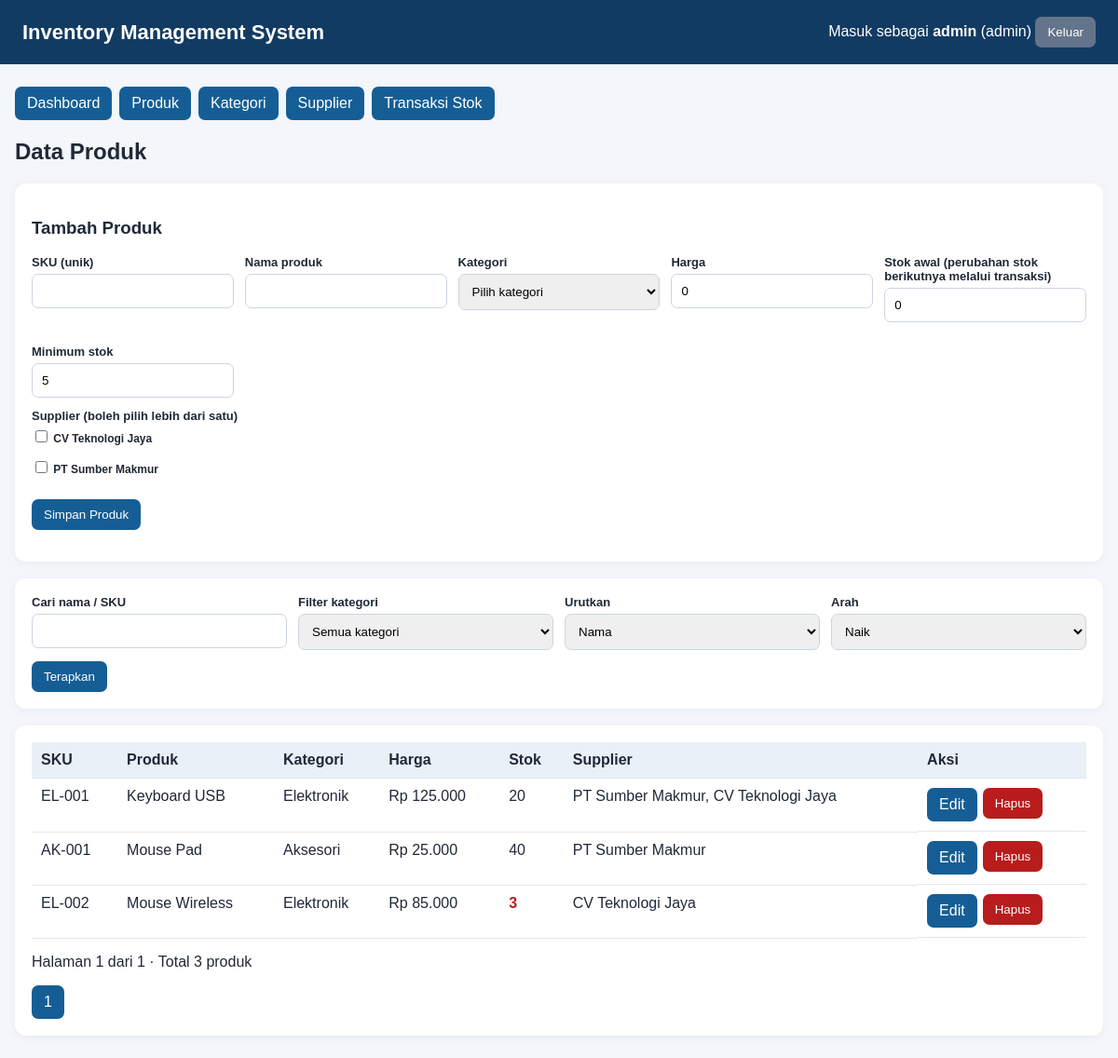
Screenshot of /?page=products (signed in) with the database file from the repository.
### tables this page shows
CREATE TABLE suppliers (
  id BIGINT UNSIGNED AUTO_INCREMENT PRIMARY KEY,
  name VARCHAR(150) NOT NULL,
  phone VARCHAR(30) NULL,
  email VARCHAR(150) NULL,
  address VARCHAR(255) NULL,
  created_at TIMESTAMP DEFAULT CURRENT_TIMESTAMP
);

CREATE TABLE products (
  id BIGINT UNSIGNED AUTO_INCREMENT PRIMARY KEY,
  category_id BIGINT UNSIGNED NOT NULL,
  sku VARCHAR(50) NOT NULL UNIQUE,
  name VARCHAR(150) NOT NULL,
  price DECIMAL(12,2) NOT NULL DEFAULT 0,
  stock INT UNSIGNED NOT NULL DEFAULT 0,
  minimum_stock INT UNSIGNED NOT NULL DEFAULT 5,
  created_at TIMESTAMP DEFAULT CURRENT_TIMESTAMP,
  updated_at TIMESTAMP DEFAULT CURRENT_TIMESTAMP ON UPDATE CURRENT_TIMESTAMP,
  CONSTRAINT fk_products_category FOREIGN KEY (category_id) REFERENCES categories(id)
    ON UPDATE CASCADE ON DELETE RESTRICT,
  CONSTRAINT chk_products_price CHECK (price >= 0)
);

CREATE TABLE categories (
  id BIGINT UNSIGNED AUTO_INCREMENT PRIMARY KEY,
  name VARCHAR(100) NOT NULL UNIQUE,
  description VARCHAR(255) NULL,
  created_at TIMESTAMP DEFAULT CURRENT_TIMESTAMP
);

### index.php (the view, shortened to what this page needs)
<?php
require __DIR__ . '/config.php';
function e(mixed $v): string { return htmlspecialchars((string)$v, ENT_QUOTES, 'UTF-8'); }
function csrf(): string {
    return '<input type="hidden" name="_csrf" value="'.e($_SESSION['_csrf']).'">';
}
function user(): ?array { return $_SESSION['user'] ?? null; }
$page = (string)($_GET['page'] ?? (user() ? 'dashboard' : 'login'));
function fetch_all(string $sql, array $params=[]): array { global $pdo; $s=$pdo->prepare($sql);$s->execute($params);return $s->fetchAll(); }
function fetch_one(string $sql,array $params=[]): ?array { $rows=fetch_all($sql,$params);return $rows[0]??null; }
$edit = null;
$suppliers=fetch_all('SELECT * FROM suppliers ORDER BY name');
?><!doctype html>
<html lang="id"><head><meta charset="utf-8"><meta name="viewport" content="width=device-width,initial-scale=1">
</head><body>
<div class="top"><h1>Inventory Management System</h1><div><?php if(user()): ?>Masuk sebagai <b><?=e(user()['username'])?></b> (<?=e(user()['role'])?>) <form class="inline" method="post"><?=csrf()?><input type="hidden" name="action" value="logout"><button class="btn secondary">Keluar</button></form><?php endif; ?></div></div>
<div class="wrap">
<?php if($page==='login'): ?>
<div class="panel login"><h2>Login</h2><p class="muted">Gunakan akun demo di bawah untuk mencoba aplikasi.</p><form method="post"><?=csrf()?><input type="hidden" name="action" value="login"><label>Username</label><input name="username" required autocomplete="username"><label>Password</label><input name="password" type="password" required autocomplete="current-password"><button class="btn">Masuk</button></form><p class="small">Admin: admin / password<br>Staff: staff / password</p></div>
<?php else: ?>
<div class="nav"><a href="?page=dashboard">Dashboard</a><a href="?page=products">Produk</a><a href="?page=categories">Kategori</a><a href="?page=suppliers">Supplier</a><a href="?page=stock">Transaksi Stok</a></div>
<?php if($page==='dashboard'):
$stats=fetch_one("SELECT COUNT(*) total_products, COALESCE(SUM(stock*price),0) inventory_value, SUM(stock<=minimum_stock) low_stock FROM products");
$mov=fetch_one("SELECT COALESCE(SUM(CASE WHEN type='IN' THEN quantity ELSE 0 END),0) total_in, COALESCE(SUM(CASE WHEN type='OUT' THEN quantity ELSE 0 END),0) total_out FROM stock_movements");
$low=fetch_all('SELECT sku,name,stock,minimum_stock FROM products WHERE stock<=minimum_stock ORDER BY stock ASC');
?>
<h2>Dashboard</h2><div class="stats"><div class="stat">Total Produk<strong><?=e($stats['total_products'])?></strong></div><div class="stat">Nilai Persediaan<strong>Rp <?=number_format((float)$stats['inventory_value'],0,',','.')?></strong></div><div class="stat">Produk Stok Rendah<strong><?=e($stats['low_stock']??0)?></strong></div><div class="stat">Barang Masuk / Keluar<strong><?=e($mov['total_in']??0)?> / <?=e($mov['total_out']??0)?></strong></div></div>
<div class="panel"><h3>Produk dengan Stok Rendah</h3><div class="tablewrap"><table><tr><th>SKU</th><th>Nama</th><th>Stok</th><th>Minimum</th></tr><?php foreach($low as $p):?><tr><td><?=e($p['sku'])?></td><td><?=e($p['name'])?></td><td class="low"><?=e($p['stock'])?></td><td><?=e($p['minimum_stock'])?></td></tr><?php endforeach;?></table></div></div>
<?php elseif($page==='products'):
$search=trim((string)($_GET['search']??''));$cat=(int)($_GET['category_id']??0);$sort=(string)($_GET['sort']??'name');$dir=strtolower((string)($_GET['direction']??'asc'))==='desc'?'DESC':'ASC';if(!in_array($sort,['name','sku','price','stock'],true))$sort='name';
$where=[];$params=[];if($search!==''){$where[]='(p.name LIKE ? OR p.sku LIKE ?)';$params[]='%'.$search.'%';$params[]='%'.$search.'%';}if($cat>0){$where[]='p.category_id=?';$params[]=$cat;}$w=$where?'WHERE '.implode(' AND ',$where):'';
$total=(int)fetch_one("SELECT COUNT(*) n FROM products p $w",$params)['n'];$perPage=10;$pages=max(1,(int)ceil($total/$perPage));$cur=max(1,min($pages,(int)($_GET['p']??1)));$offset=($cur-1)*$perPage;
$products=fetch_all("SELECT p.*,c.name category_name FROM products p JOIN categories c ON c.id=p.category_id $w ORDER BY p.$sort $dir LIMIT $perPage OFFSET $offset",$params);
?>
<h2>Data Produk</h2><?php if(user()['role']==='admin'):?><div class="panel"><h3><?= $edit?'Edit':'Tambah' ?> Produk</h3><form method="post"><?=csrf()?><input type="hidden" name="action" value="product_save"><input type="hidden" name="id" value="<?=e($edit['id']??'')?>"><div class="formgrid"><div><label>SKU (unik)</label><input name="sku" required maxlength="50" value="<?=e($edit['sku']??'')?>"></div><div><label>Nama produk</label><input name="name" required maxlength="150" value="<?=e($edit['name']??'')?>"></div><div><label>Kategori</label><select name="category_id" required><option value="">Pilih kategori</option><?php foreach($categories as $c):?><option value="<?=$c['id']?>" <?=((int)($edit['category_id']??0)===(int)$c['id'])?'selected':''?>><?=e($c['name'])?></option><?php endforeach;?></select></div><div><label>Harga</label><input name="price" type="number" min="0" step="0.01" required value="<?=e($edit['price']??'0')?>"></div><div><label>Stok awal (perubahan stok berikutnya melalui transaksi)</label><input name="stock" type="number" min="0" required value="<?=e($edit['stock']??'0')?>"></div><div><label>Minimum stok</label><input name="minimum_stock" type="number" min="0" required value="<?=e($edit['minimum_stock']??'5')?>"></div></div><label>Supplier (boleh pilih lebih dari satu)</label><?php foreach($suppliers as $s):?><label class="small"><input type="checkbox" name="suppliers[]" value="<?=$s['id']?>" <?=in_array((int)$s['id'],array_map('intval',$edit['suppliers']??[]),true)?'checked':''?>> <?=e($s['name'])?></label><?php endforeach;?><p><button class="btn">Simpan Produk</button><?php if($edit):?> <a class="btn light" href="?page=products">Batal</a><?php endif;?></p></form></div><?php endif;?>
<div class="panel"><form method="get"><input type="hidden" name="page" value="products"><div class="formgrid"><div><label>Cari nama / SKU</label><input name="search" value="<?=e($search)?>"></div><div><label>Filter kategori</label><select name="category_id"><option value="0">Semua kategori</option><?php foreach($categories as $c):?><option value="<?=$c['id']?>" <?=($cat===(int)$c['id'])?'selected':''?>><?=e($c['name'])?></option><?php endforeach;?></select></div><div><label>Urutkan</label><select name="sort"><?php foreach(['name'=>'Nama','sku'=>'SKU','price'=>'Harga','stock'=>'Stok'] as $k=>$v):?><option value="<?=$k?>" <?=$sort===$k?'selected':''?>><?=$v?></option><?php endforeach;?></select></div><div><label>Arah</label><select name="direction"><option value="asc" <?=$dir==='ASC'?'selected':''?>>Naik</option><option value="desc" <?=$dir==='DESC'?'selected':''?>>Turun</option></select></div></div><button class="btn">Terapkan</button></form></div>
<div class="panel tablewrap"><table><tr><th>SKU</th><th>Produk</th><th>Kategori</th><th>Harga</th><th>Stok</th><th>Supplier</th><?php if(user()['role']==='admin'):?><th>Aksi</th><?php endif;?></tr><?php foreach($products as $p):$ps=fetch_all('SELECT s.name FROM product_suppliers ps JOIN suppliers s ON s.id=ps.supplier_id WHERE ps.product_id=?',[$p['id']]);?><tr><td><?=e($p['sku'])?></td><td><?=e($p['name'])?></td><td><?=e($p['category_name'])?></td><td>Rp <?=number_format((float)$p['price'],0,',','.')?></td><td class="<?=((int)$p['stock']<=(int)$p['minimum_stock'])?'low':''?>"><?=e($p['stock'])?></td><td><?=e(implode(', ',array_column($ps,'name')))?></td><?php if(user()['role']==='admin'):?><td class="actions"><a class="btn" href="?page=products&edit=<?=$p['id']?>">Edit</a><form method="post" onsubmit="return confirm('Hapus produk?')"><?=csrf()?><input type="hidden" name="action" value="product_delete"><input type="hidden" name="id" value="<?=$p['id']?>"><button class="btn danger">Hapus</button></form></td><?php endif;?></tr><?php endforeach;?></table><p>Halaman <?=$cur?> dari <?=$pages?> · Total <?=$total?> produk</p><div class="actions"><?php for($i=1;$i<=$pages;$i++):?><a class="btn <?=($i===$cur?'':'light')?>" href="?<?=e(http_build_query(['page'=>'products','search'=>$search,'category_id'=>$cat,'sort'=>$sort,'direction'=>strtolower($dir),'p'=>$i]))?>"><?=$i?></a><?php endfor;?></div></div>
<?php else: ?><div class="panel"><h2>Halaman tidak ditemukan</h2><a href="?page=dashboard" class="btn">Kembali</a></div><?php endif;?>
<?php endif; ?></div></body></html>

### index.php (style rules this page uses)
:root { font-family:Arial,sans-serif;color:#1f2937;background:#f3f6fb }
* { box-sizing:border-box }
body { margin:0 }
.top { background:#123b63;color:white;padding:18px 24px;display:flex;justify-content:space-between;align-items:center;gap:16px;flex-wrap:wrap }
.top h1 { font-size:22px;margin:0 }
.wrap { max-width:1200px;margin:24px auto;padding:0 16px }
.nav { display:flex;gap:8px;flex-wrap:wrap;margin-bottom:18px }
.nav a,.btn { background:#155e95;color:white;padding:9px 13px;border-radius:7px;text-decoration:none;border:0;cursor:pointer;display:inline-block }
.btn.secondary { background:#64748b }
.btn.danger { background:#b91c1c }
.panel,.stat { background:white;padding:18px;border-radius:12px;box-shadow:0 2px 10px #0f172a0d;margin-bottom:18px }
.formgrid { display:grid;grid-template-columns:repeat(auto-fit,minmax(190px,1fr));gap:12px }
label { display:block;font-size:13px;font-weight:bold;margin-bottom:5px }
input,select,textarea { width:100%;padding:10px;border:1px solid #cbd5e1;border-radius:7px;margin-bottom:12px }
input[type=checkbox] { width:auto }
table { width:100%;border-collapse:collapse;background:white }
th,td { text-align:left;padding:10px;border-bottom:1px solid #e2e8f0;vertical-align:top }
th { background:#eaf0f7 }
.tablewrap { overflow-x:auto }
.actions { display:flex;gap:6px;flex-wrap:wrap }
.inline { display:inline }
.low { color:#b91c1c;font-weight:bold }
.small { font-size:12px }

### rows the page displays
suppliers: name "CV Teknologi Jaya"
suppliers: name "PT Sumber Makmur"
products: sku "EL-001", name "Keyboard USB", category.name "Elektronik", price "125.000", stock "20", ps "PT Sumber Makmur, CV Teknologi Jaya"
products: sku "AK-001", name "Mouse Pad", category.name "Aksesori", price "25.000", stock "40", ps "PT Sumber Makmur"
products: sku "EL-002", name "Mouse Wireless", category.name "Elektronik", price "85.000", stock "3", ps "CV Teknologi Jaya"

### other values shown
user()['username'] "admin"
user()['role'] "admin"
$cur "1"
$pages "1"
$total "3"
form field sort "Nama"
